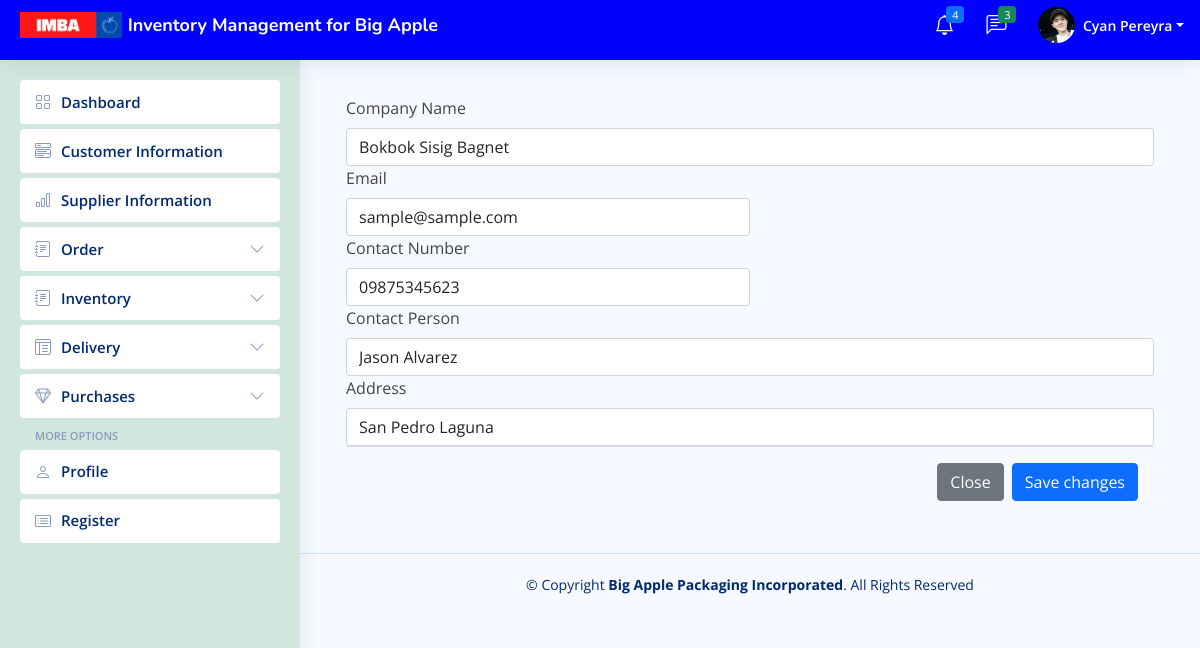
The app's page /edit-customer.php?edit=145 with its own data.
### tables this page shows
CREATE TABLE `customer` (
  `id` int(20) NOT NULL,
  `company` varchar(100) NOT NULL,
  `email` varchar(100) NOT NULL,
  `contact` varchar(100) NOT NULL,
  `conperson` varchar(100) NOT NULL,
  `address` varchar(100) NOT NULL,
  `agent_name` varchar(255) NOT NULL
);

### edit-customer.php (the view, shortened to what this page needs)
<?php
   include_once 'conndb.php';
   $id = $_GET['edit'];
   $query = mysqli_query($data, "SELECT * FROM customer WHERE id= '$id'");
   while ($row = mysqli_fetch_array($query)) {
   ?>
    <!DOCTYPE html>
    <html lang="en">
    <head>
        <link href="assets/vendor/bootstrap/css/bootstrap.min.css" rel="stylesheet">
        <link href="assets/vendor/bootstrap-icons/bootstrap-icons.css" rel="stylesheet">
        <link href="assets/vendor/remixicon/remixicon.css" rel="stylesheet">
        <link href="assets/vendor/boxicons/css/boxicons.min.css" rel="stylesheet">
        <link href="assets/vendor/quill/quill.snow.css" rel="stylesheet">
        <link href="assets/vendor/quill/quill.bubble.css" rel="stylesheet">
        <link href="assets/vendor/simple-datatables/style.css" rel="stylesheet">
        <link href="assets/css/style.css" rel="stylesheet">
    </head>
    <body>
        <header id="header" class="header fixed-top d-flex align-items-center">
            <div class="logo d-flex align-items-center">
                <a href="index.html" class="logo d-flex align-items-center">
                    <img src="assets/img/imbared.png" alt="">
                    <span class="d-none d-lg-inline-flex">Inventory Management for Big Apple</span>
                </a>
            </div>
            <nav class="header-nav ms-auto">
                <ul class="d-flex align-items-center">
                    <li class="nav-item dropdown">
                        <a class="nav-link nav-icon" href="#" data-bs-toggle="dropdown">
                            <i class="bi bi-bell"></i>
                            <span class="badge bg-primary badge-number">4</span>
                        </a>
                    </li>
                    <li class="nav-item dropdown">
                        <a class="nav-link nav-icon" href="#" data-bs-toggle="dropdown">
                            <i class="bi bi-chat-left-text"></i>
                            <span class="badge bg-success badge-number">3</span>
                        </a>
                    </li>
                    <li class="nav-item dropdown pe-3">
                        <a class="nav-link nav-profile d-flex align-items-center pe-0" href="#" data-bs-toggle="dropdown">
                            <img src="assets/img/jirah.jpg" alt="Profile" class="rounded-circle">
                            <span class="d-none d-md-block dropdown-toggle ps-2">Cyan Pereyra</span>
                        </a>
                    </li>
                </ul>
            </nav>
        </header>
        <aside id="sidebar" class="sidebar">
            <ul class="sidebar-nav" id="sidebar-nav">
                <li class="nav-item">
                    <a class="nav-link collapsed" href="index.php">
                        <i class="bi bi-grid"></i>
                        <span>Dashboard</span>
                    </a>
                </li>
                <li class="nav-item">
                    <a class="nav-link collapsed" href="tab-customer-info.php">
                        <i class="bi bi-menu-button-wide"></i><span>Customer Information</span>
                    </a>
                </li>
                <li class="nav-item">
                    <a class="nav-link collapsed" href="tab-supplier-info.php">
                        <i class="bi bi-bar-chart"></i><span>Supplier Information</span>
                    </a>
                </li>
                <li class="nav-item">
                    <a class="nav-link collapsed" data-bs-target="#forms-nav" data-bs-toggle="collapse" href="#">
                        <i class="bi bi-journal-text"></i><span>Order</span><i class="bi bi-chevron-down ms-auto"></i>
                    </a>
                </li>
                <li class="nav-item">
                    <a class="nav-link collapsed" data-bs-target="#inventory-nav" data-bs-toggle="collapse" href="#">
                        <i class="bi bi-journal-text"></i><span>Inventory</span><i class="bi bi-chevron-down ms-auto"></i>
                    </a>
                </li>
                <li class="nav-item">
                    <a class="nav-link collapsed" data-bs-target="#tables-nav" data-bs-toggle="collapse" href="#">
                        <i class="bi bi-layout-text-window-reverse"></i><span>Delivery</span><i class="bi bi-chevron-down ms-auto"></i>
                    </a>
                </li>
                <li class="nav-item">
                    <a class="nav-link collapsed" data-bs-target="#icons-nav" data-bs-toggle="collapse" href="#">
                        <i class="bi bi-gem"></i><span>Purchases</span><i class="bi bi-chevron-down ms-auto"></i>
                    </a>
                </li>
                <li class="nav-heading">More Options</li>
                <li class="nav-item">
                    <a class="nav-link collapsed" href="users-profile.html">
                        <i class="bi bi-person"></i>
                        <span>Profile</span>
                    </a>
                </li>
                <li class="nav-item">
                    <a class="nav-link collapsed" href="pages-register.html">
                        <i class="bi bi-card-list"></i>
                        <span>Register</span>
                    </a>
                </li>
            </ul>
        </aside>
        <main id="main" class="main">
            <form action="" method="POST">
                <div class="modal-body">
                    <div class="col-md-12">
                        <label for="inputName5" class="form-label">Company Name </label>
                        <input type="text" name="companyName" class="form-control" id="companyName" value="<?php echo $row['company']; ?>">
                    </div>
                    <div class="col-md-6">
                        <label for="inputEmail5" class="form-label">Email </label>
                        <input type="email" name="email" class="form-control" id="email" value="<?php echo $row['email']; ?>">
                    </div>
                    <div class="col-md-6">
                        <label for="inputPassword5" class="form-label">Contact Number </label>
                        <input type="integer" name="contact" class="form-control" id="contact" value="<?php echo $row['contact']; ?>">
                    </div>
                    <div class="col-12">
                        <label for="inputAddress5" class="form-label">Contact Person </label>
                        <input type="text" name="conPerson" class="form-control" id="conPerson" value="<?php echo $row['conperson']; ?>">
                    </div>
                    <div class="col-12">
                        <label for="inputAddress2" class="form-label">Address </label>
                        <input type="text" name="address" class="form-control" id="address" placeholder="Apartment, studio, or floor" value="<?php echo $row['address']; ?>">
                    </div>
                    <div class="modal-footer">
                        <button type="button" class="btn btn-secondary" data-bs-dismiss="modal">Close</button>
                        <button type="submit" name="submit" class="btn btn-primary" data-bs-target="#basicmodal">Save changes</button>
                    </div>
            </form>
        <?php }
       mysqli_close($data) ?>
        </main>
        <footer id="footer" class="footer">
            <div class="copyright">
                &copy; Copyright <strong><span>Big Apple Packaging Incorporated</span></strong>. All Rights Reserved
            </div>
            <div class="credits">
            </div>
        </footer>
    </body>
    </html>

### assets/css/style.css (style rules this page uses)
:root { scroll-behavior: smooth; }
body { font-family: "Open Sans", sans-serif; background: #f6f9ff; color: #444444; }
a { color: #4154f1; text-decoration: none; }
#main { margin-top: 60px; padding: 20px 30px; transition: all 0.3s; }
.logo { line-height: 1; }
@media (min-width: 1200px) { .logo { width: 280px; } }
.logo img { max-height: 26px; margin-right: 6px; }
.logo span { font-size: 26px; font-weight: 700; color: white; font-family: "Nunito", sans-serif; }
.header { transition: all 0.5s; z-index: 997; height: 60px; box-shadow: 0px 2px 20px rgba(1, 41, 112, 0.1); background-color:blue; padding-left: 20px; padding-bottom: 100px; }
.header-nav ul { list-style: none; }
.header-nav > ul { margin: 0; padding: 0; }
.header-nav .nav-icon { font-size: 20px; color: white; }
.header-nav .nav-profile { color: white; }
.header-nav .nav-profile img { max-height: 36px; }
.header-nav .nav-profile span { font-size: 14px; font-weight: 600; }
.header-nav .badge-number { position: absolute; inset: 4px 6px auto auto; font-weight: normal; font-size: 11px; padding: 3px 6px; }
.sidebar { position: fixed; top: 60px; left: 0; bottom: 0; width: 300px; z-index: 996; transition: all 0.3s; padding: 20px; overflow-y: auto; scrollbar-width: thin; scrollbar-color: #aab7cf transparent; box-shadow: 0px 0px 20px rgba(1, 41, 112, 0.1); background-color:#d1e7dd; }
@media (min-width: 1200px) { #main, #footer { margin-left: 300px; } }
.sidebar-nav { padding: 0; margin: 0; list-style: none; }
.sidebar-nav li { padding: 0; margin: 0; list-style: none; }
.sidebar-nav .nav-item { margin-bottom: 5px; }
.sidebar-nav .nav-heading { font-size: 11px; text-transform: uppercase; color: #899bbd; font-weight: 600; margin: 10px 0 5px 15px; }
.sidebar-nav .nav-link { display: flex; align-items: center; font-size: 15px; font-weight: 600; color: #4154f1; transition: 0.3; background: #f6f9ff; padding: 10px 15px; border-radius: 4px; }
.sidebar-nav .nav-link i { font-size: 16px; margin-right: 10px; color: #4154f1; }
.sidebar-nav .nav-link.collapsed { color: #012970; background: #fff; }
.sidebar-nav .nav-link.collapsed i { color: #899bbd; }
.sidebar-nav .nav-link .bi-chevron-down { margin-right: 0; transition: transform 0.2s ease-in-out; }
.footer { padding: 20px 0; font-size: 14px; transition: all 0.3s; border-top: 1px solid #cddfff; }
.footer .copyright { text-align: center; color: #012970; }
.footer .credits { padding-top: 5px; text-align: center; font-size: 13px; color: #012970; }

### edit-customer.php (style rules this page uses)
@media (min-width: 1200px) { .logo { width: 690px; } }
.header { transition: all 0.5s; z-index: 997; height: 60px; box-shadow: 0px 2px 20px rgba(1, 41, 112, 0.1); background-color: blue; padding-left: 20px; padding-bottom: 10px; }
.logo span { font-size: 18px; font-weight: 700; color: white; font-family: "Nunito", sans-serif; }

### records on screen
customer: companyName "Bokbok Sisig Bagnet", email "sample@sample.com", contact "09875345623", conPerson "Jason Alvarez", address "San Pedro Laguna"
